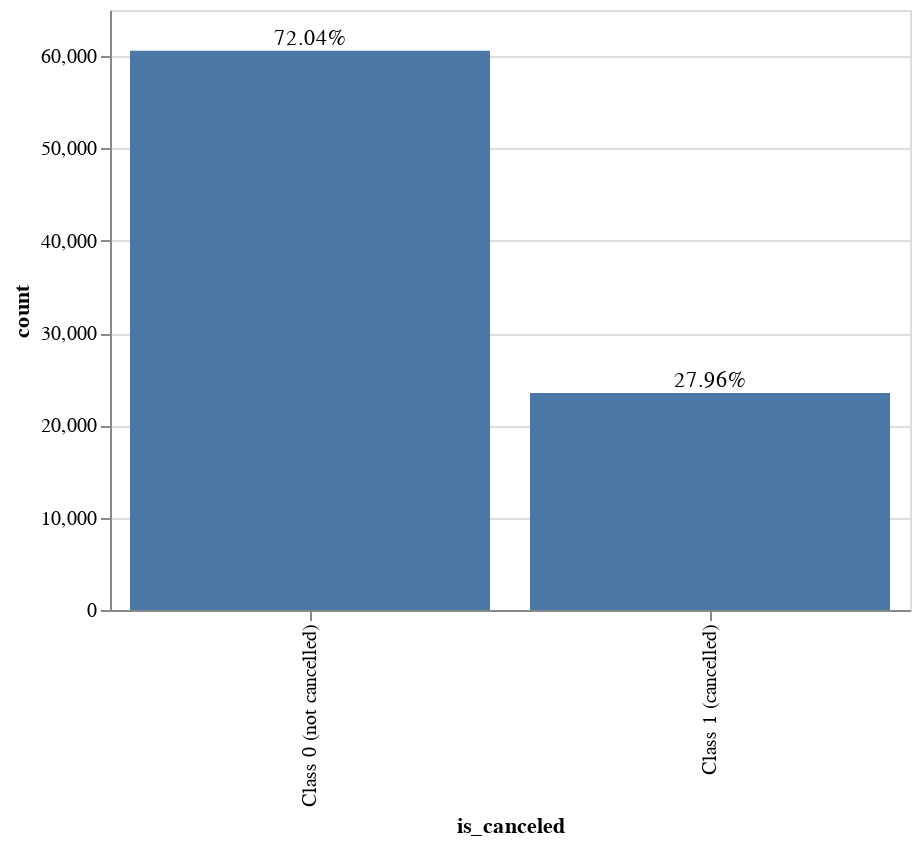

The code cell stored with this chart in its notebook:
### Markdown cell above
**In this step, we check for the class imbalance. We find that we have 72% of data with class 0 (not cancelled) and only 28% of data with class 1 (cancelled). Our data is quite imbalanced. We need to account for this issue in the modeling part.**

### Code cell
# check for class imbalance # TODO: check

df_plot_1 = df.groupby('is_canceled').agg('count').\
            reset_index()[['is_canceled','hotel']].\
            rename(columns={'hotel':'count'})
df_plot_1.loc[df_plot_1.is_canceled == 0, 'is_canceled'] = 'Class 0 (not cancelled)'
df_plot_1.loc[df_plot_1.is_canceled == 1, 'is_canceled'] = 'Class 1 (cancelled)'
df_plot_1['perc'] = df_plot_1['count']/df_plot_1['count'].sum()

chart = alt.Chart(df_plot_1).mark_bar().encode(
    x='is_canceled:N',
    y='count:Q'
).properties(
    width=400,
    height=300
)

text = chart.mark_text(
    baseline='line-bottom',
).encode(
    text=alt.Text('perc:Q', format='.2%')
)

chart + text

### Figure 1 — Vega-Lite specification as saved in the notebook (floating-point values rounded to 4 significant figures)
{"config": {"view": {"continuousWidth": 400, "continuousHeight": 300}}, "layer": [{"mark": "bar", "encoding": {"x": {"field": "is_canceled", "type": "nominal"}, "y": {"field": "count", "type": "quantitative"}}, "height": 300, "width": 400}, {"mark": {"type": "text", "baseline": "line-bottom"}, "encoding": {"text": {"field": "perc", "format": ".2%", "type": "quantitative"}, "x": {"field": "is_canceled", "type": "nominal"}, "y": {"field": "count", "type": "quantitative"}}, "height": 300, "width": 400}], "data": {"name": "data-926de98f2b30d8533a4fc03a80151138"}, "$schema": "https://vega.github.io/schema/vega-lite/v4.17.0.json", "datasets": {"data-926de98f2b30d8533a4fc03a80151138": [{"is_canceled": "Class 0 (not cancelled)", "count": 60593, "perc": 0.7204}, {"is_canceled": "Class 1 (cancelled)", "count": 23517, "perc": 0.2796}]}}
